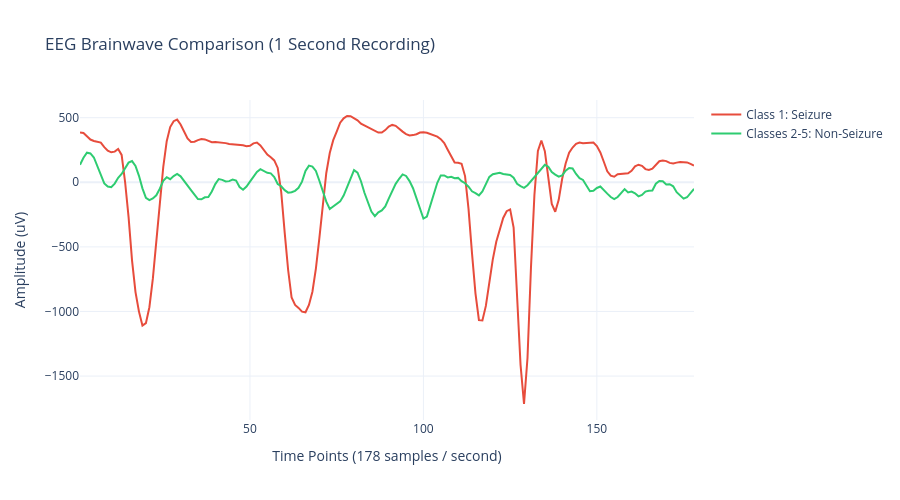

Notebook code for this chart:
### Markdown cell above
### b) Brainwave Comparison (Using Line plot)

### Code cell
fig, axes = plt.subplots(2, 1, figsize=(14, 8), sharex=True, sharey=True)

time_points = np.arange(1, 179)
seizure_wave = df_clean[df_clean['y'] == 1].iloc[0, :178].values
normal_wave = df_clean[df_clean['y'].isin([2, 3, 4, 5])].iloc[0, :178].values

fig_plotly = go.Figure()

fig_plotly.add_trace(go.Scatter(x=time_points, y=seizure_wave, mode='lines', name='Class 1: Seizure', line=dict(color='#e74c3c', width=2)))
fig_plotly.add_trace(go.Scatter(x=time_points, y=normal_wave, mode='lines', name='Classes 2-5: Non-Seizure', line=dict(color='#2ecc71', width=2)))

fig_plotly.update_layout(
    title=' EEG Brainwave Comparison (1 Second Recording)',
    xaxis_title='Time Points (178 samples / second)',
    yaxis_title='Amplitude (uV)',
    template='plotly_white',
    hovermode='x unified',
    height=500)
fig_plotly.show()

### Figure 1 — Plotly figure (JSON) as saved in the notebook; plotly's stock layout.template omitted (floating-point values rounded to 4 significant figures; data arrays with more than 128 entries replaced by an {"elided": "..."} marker saying what was removed)
{"data": [{"line": {"color": "#e74c3c", "width": 2}, "mode": "lines", "name": "Class 1: Seizure", "type": "scatter", "x": {"elided": "178 int values"}, "y": {"elided": "178 int values"}}, {"line": {"color": "#2ecc71", "width": 2}, "mode": "lines", "name": "Classes 2-5: Non-Seizure", "type": "scatter", "x": {"elided": "178 int values"}, "y": {"elided": "178 int values"}}], "layout": {"height": 500, "hovermode": "x unified", "title": {"text": " EEG Brainwave Comparison (1 Second Recording)"}, "xaxis": {"title": {"text": "Time Points (178 samples / second)"}}, "yaxis": {"title": {"text": "Amplitude (uV)"}}}}
